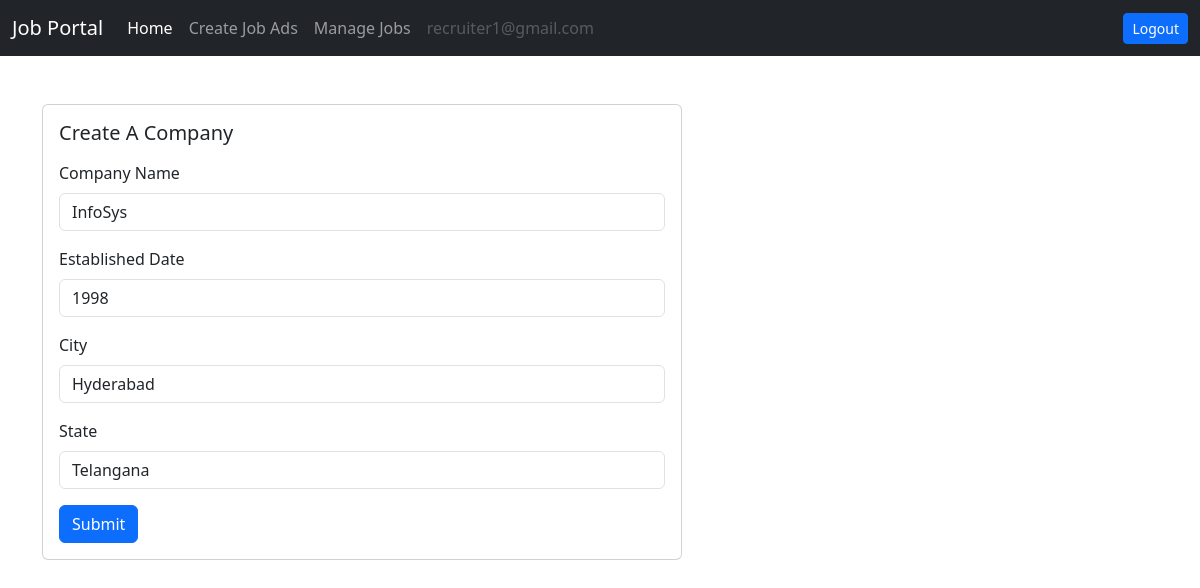
/company/update-company/ (signed in), run on the app's committed database.
### users/models.py (models this page shows)
class User(AbstractUser):
    email = models.EmailField(unique=True)
    is_recruiter=models.BooleanField(default=False)
    is_applicant=models.BooleanField(default=False)
    has_resume=models.BooleanField(default=False)
    has_company=models.BooleanField(default=False)

### company/models.py (models this page shows, shortened)
class Company(models.Model):
    user=models.OneToOneField(User,on_delete=models.CASCADE)
    name=models.CharField(max_length=100,null=True,blank=True)
    est_date=models.PositiveIntegerField(null=True,blank=True)
    city=models.CharField(max_length=100,null=True,blank=True)
    state=models.CharField(max_length=100,null=True,blank=True)

### company/views.py (the view)
# urls.py: path("update-company/",views.update_company,name="update-company"),
def update_company(request):
    if request.user.is_recruiter:
        company=Company.objects.get(user=request.user)
        if request.method =='POST':
            form=UpdateCompanyForm(request.POST, instance=company)
            if form.is_valid():
                var=form.save(commit=False)
                user=User.objects.get(id=request.user.id)
                user.has_company=True
                var.save()
                user.save()
                messages.info(request,'Your Company information has been updated')
                return redirect('dashboard')
            else:
                messages.warning(request,'Something went wrong')
        else:
            form=UpdateCompanyForm(instance=company)
            context={'form':form}
            return render(request,'company/update_company.html', context)
    else:
        messages.warning(request,'Permission denied')
        return redirect('dashboard')

### company/form.py
class UpdateCompanyForm(forms.ModelForm):
    class Meta:
        model=Company
        exclude=('user',)

### templates/company/update_company.html (shortened to what this page needs)
{%extends 'base.html'%}
{%load widget_tweaks%}{%block content %}
<div class="row">
  <div class="col-md-6">
    <div class="card mx-auto" style="width: 40rem;">
      <div class="card-body">
        <h5 class="card-title mb-3">Create A Company</h5>
        <form  method="POST">
          <div class="mb-3">
            <label for="exampleInputEmail1" class="form-label">Company Name</label>
            {% render_field form.name class="form-control" %}
          </div>
          <div class="mb-3">
            <label for="exampleInputEmail1" class="form-label">Established Date</label>
            {% render_field form.est_date class="form-control" %}
          </div>
          <div class="mb-3">
            <label for="exampleInputEmail1" class="form-label">City</label>
            {% render_field form.city class="form-control" %}
          </div>
          <div class="mb-3">
            <label for="exampleInputEmail1" class="form-label">State</label>
            {% render_field form.state class="form-control" %}
          </div>
          <button type="submit" class="btn btn-primary">Submit</button>
        </form>
      </div>
    </div>
  </div>
</div>
{%endblock content %}

### templates/base.html (shortened to what this page needs)
<!DOCTYPE html>
<html lang="en">
  <head>
    <link
      href="https://cdn.jsdelivr.net/npm/bootstrap@5.3.3/dist/css/bootstrap.min.css"
      rel="stylesheet"
    />
    <link
      href="https://getbootstrap.com/docs/5.3/assets/css/docs.css"
      rel="stylesheet"
    />
  </head>
  <body style="background-image: url('https://wallpapercave.com/wp/wp3616205.jpg');">
    <nav class="navbar navbar-expand-lg navbar-dark bg-dark">
      <div class="container-fluid">
        <a class="navbar-brand" href="{% url 'home' %}">Job Portal</a>
        <div class="collapse navbar-collapse" id="navbarSupportedContent">
          {% if request.user.is_authenticated %}
          {% if request.user.is_applicant%}
          <ul class="navbar-nav me-auto mb-2 mb-lg-0">
            <li class="nav-item">
              <a class="nav-link active" aria-current="page" href="#">Home</a>
            </li>
            {%if request.user.has_resume%}
            <li class="nav-item">
              <a class="nav-link" aria-current="page" href="{% url 'job-listing'%}">Apply to Jobs</a>
            </li>
            <li class="nav-item">
              <a class="nav-link " aria-current="page" href="{% url 'applied-jobs'%}"> Manage Job Applications</a>
            </li>
            {%else%}
            <li class="nav-item">
              <a class="nav-link active" aria-current="page" href="{% url 'update-resume'%}">Create Resume</a>
            </li>
            {%endif%}
            <li class="nav-item">
              <a class="nav-link disabled" aria-current="page"  href="#" >{{request.user.email}}</a>
            </li>
          </ul>
          <a  href="{% url 'logout' %}" class="btn btn-primary btn-sm">Logout</a>
          {% elif request.user.is_recruiter %}
          <ul class="navbar-nav me-auto mb-2 mb-lg-0">
            <li class="nav-item">
              <a class="nav-link active" aria-current="page" href="#">Home</a>
            </li>
            {% if request.user.has_company%}
            <li class="nav-item">
              <a class="nav-link" aria-current="page" href="{% url 'create-job' %}"
                >Create Job Ads</a
              >
            </li>
            <li class="nav-item">
              <a class="nav-link" aria-current="page" href="{% url 'manage-jobs' %}"
                >Manage Jobs</a
              >
            </li>
            {%endif%}
            <li class="nav-item">
              <a class="nav-link disabled" aria-current="page"  href="#" >{{request.user.email}}</a>
            </li>
            </ul>
            <a  href="{% url 'logout' %}" class="btn btn-primary btn-sm">Logout</a>
          {%endif%}
          {%endif%}
        </div>
      </div>
    </nav>
    <div class="container mt-5">
       {%block content%} {%endblock content%}
    </div>
  </body>
</html>

### data on the page
User: user.email "recruiter1@gmail.com"
Company: name "InfoSys", est_date "1998", city "Hyderabad", state "Telangana"
